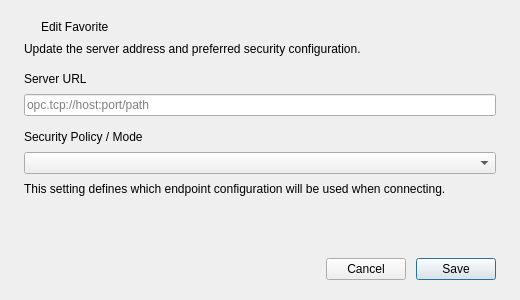
<?xml version="1.0" encoding="UTF-8"?>
<ui version="4.0">
 <class>EditFavoriteDialog</class>
 <widget class="QDialog" name="EditFavoriteDialog">
  <property name="geometry">
   <rect>
    <x>0</x>
    <y>0</y>
    <width>520</width>
    <height>300</height>
   </rect>
  </property>
  <property name="windowTitle">
   <string>Edit Favorite</string>
  </property>
  <layout class="QVBoxLayout" name="rootLayout">
   <property name="spacing">
    <number>8</number>
   </property>
   <property name="leftMargin">
    <number>24</number>
   </property>
   <property name="topMargin">
    <number>20</number>
   </property>
   <property name="rightMargin">
    <number>24</number>
   </property>
   <property name="bottomMargin">
    <number>20</number>
   </property>
   <item>
    <layout class="QHBoxLayout" name="headerLayout">
     <property name="spacing">
      <number>10</number>
     </property>
     <item>
      <widget class="ThemedIconLabel" name="starIcon">
       <property name="sizePolicy">
        <sizepolicy hsizetype="Maximum" vsizetype="Preferred">
         <horstretch>0</horstretch>
         <verstretch>0</verstretch>
        </sizepolicy>
       </property>
       <property name="text">
        <string/>
       </property>
       <property name="alignment">
        <set>Qt::AlignCenter</set>
       </property>
      </widget>
     </item>
     <item>
      <widget class="QLabel" name="titleLabel">
       <property name="text">
        <string>Edit Favorite</string>
       </property>
      </widget>
     </item>
     <item>
      <spacer name="headerSpacer">
       <property name="orientation">
        <enum>Qt::Horizontal</enum>
       </property>
       <property name="sizeHint" stdset="0">
        <size>
         <width>0</width>
         <height>0</height>
        </size>
       </property>
      </spacer>
     </item>
    </layout>
   </item>
   <item>
    <widget class="QLabel" name="subtitleLabel">
     <property name="text">
      <string>Update the server address and preferred security configuration.</string>
     </property>
     <property name="wordWrap">
      <bool>true</bool>
     </property>
    </widget>
   </item>
   <item>
    <spacer name="headerGap">
     <property name="orientation">
      <enum>Qt::Vertical</enum>
     </property>
     <property name="sizeType">
      <enum>QSizePolicy::Fixed</enum>
     </property>
     <property name="sizeHint" stdset="0">
      <size>
       <width>0</width>
       <height>8</height>
      </size>
     </property>
    </spacer>
   </item>
   <item>
    <widget class="QLabel" name="serverUrlLabel">
     <property name="text">
      <string>Server URL</string>
     </property>
    </widget>
   </item>
   <item>
    <widget class="QLineEdit" name="serverUrlEdit">
     <property name="placeholderText">
      <string>opc.tcp://host:port/path</string>
     </property>
    </widget>
   </item>
   <item>
    <spacer name="fieldGap">
     <property name="orientation">
      <enum>Qt::Vertical</enum>
     </property>
     <property name="sizeType">
      <enum>QSizePolicy::Fixed</enum>
     </property>
     <property name="sizeHint" stdset="0">
      <size>
       <width>0</width>
       <height>6</height>
      </size>
     </property>
    </spacer>
   </item>
   <item>
    <widget class="QLabel" name="securityLabel">
     <property name="text">
      <string>Security Policy / Mode</string>
     </property>
    </widget>
   </item>
   <item>
    <widget class="QComboBox" name="securityComboBox"/>
   </item>
   <item>
    <widget class="QLabel" name="hintLabel">
     <property name="text">
      <string>This setting defines which endpoint configuration will be used when connecting.</string>
     </property>
     <property name="wordWrap">
      <bool>true</bool>
     </property>
    </widget>
   </item>
   <item>
    <spacer name="bottomSpacer">
     <property name="orientation">
      <enum>Qt::Vertical</enum>
     </property>
     <property name="sizeHint" stdset="0">
      <size>
       <width>0</width>
       <height>0</height>
      </size>
     </property>
    </spacer>
   </item>
   <item>
    <layout class="QHBoxLayout" name="buttonLayout">
     <property name="spacing">
      <number>10</number>
     </property>
     <item>
      <spacer name="buttonSpacer">
       <property name="orientation">
        <enum>Qt::Horizontal</enum>
       </property>
       <property name="sizeHint" stdset="0">
        <size>
         <width>0</width>
         <height>0</height>
        </size>
       </property>
      </spacer>
     </item>
     <item>
      <widget class="ThemedPushButton" name="cancelButton">
       <property name="text">
        <string>Cancel</string>
       </property>
      </widget>
     </item>
     <item>
      <widget class="ColoredPushButton" name="saveButton">
       <property name="text">
        <string>Save</string>
       </property>
       <property name="default">
        <bool>true</bool>
       </property>
      </widget>
     </item>
    </layout>
   </item>
  </layout>
 </widget>
 <customwidgets>
  <customwidget>
   <class>ColoredPushButton</class>
   <extends>QPushButton</extends>
   <header>widgets/coloredpushbutton.h</header>
  </customwidget>
  <customwidget>
   <class>ThemedIconLabel</class>
   <extends>QLabel</extends>
   <header>widgets/themediconlabel.h</header>
  </customwidget>
  <customwidget>
   <class>ThemedPushButton</class>
   <extends>QPushButton</extends>
   <header>widgets/themedpushbutton.h</header>
  </customwidget>
 </customwidgets>
 <resources/>
 <connections/>
</ui>
